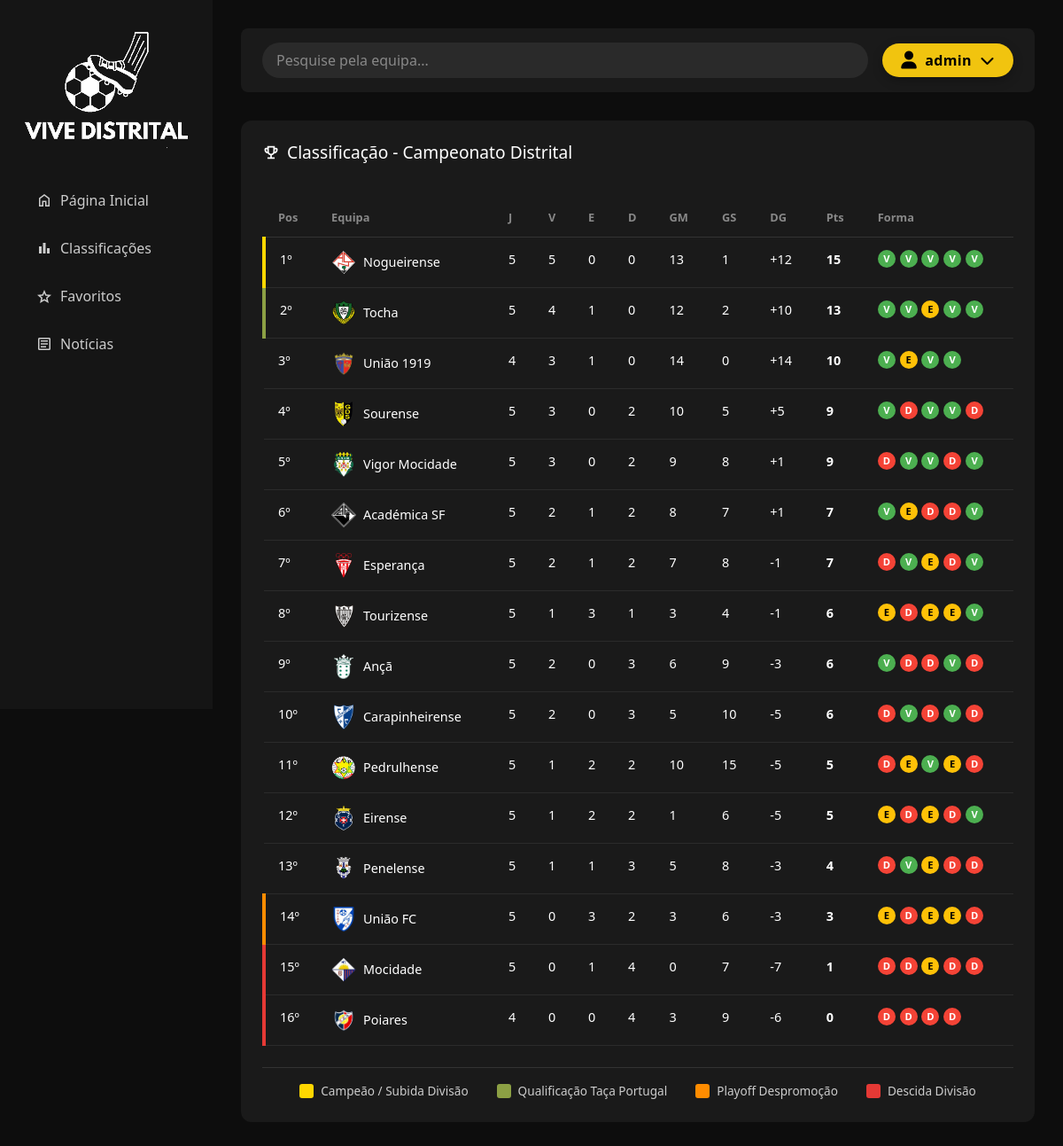
The page /classificacoes.php (signed in) on the database its author committed.
### tables this page shows
CREATE TABLE utilizadores (
    id INT AUTO_INCREMENT PRIMARY KEY,
    username VARCHAR(50) NOT NULL UNIQUE,
    password VARCHAR(255) NOT NULL,
    email VARCHAR(100),
    clube_favorito_id INT,
    is_admin TINYINT(1) DEFAULT 0,
    is_jornalista TINYINT(1) DEFAULT 0,
    created_at TIMESTAMP DEFAULT CURRENT_TIMESTAMP,
    last_login TIMESTAMP NULL,
    FOREIGN KEY (clube_favorito_id) REFERENCES clubes(id) ON DELETE SET NULL,
    INDEX idx_username (username)
);

CREATE TABLE classificacoes (
    id INT AUTO_INCREMENT PRIMARY KEY,
    clube_id INT NOT NULL,
    posicao INT NOT NULL,
    jogos INT DEFAULT 0,
    vitorias INT DEFAULT 0,
    empates INT DEFAULT 0,
    derrotas INT DEFAULT 0,
    golos_marcados INT DEFAULT 0,
    golos_sofridos INT DEFAULT 0,
    diferenca_golos INT DEFAULT 0,
    pontos INT DEFAULT 0,
    forma VARCHAR(50) DEFAULT NULL,
    updated_at TIMESTAMP DEFAULT CURRENT_TIMESTAMP ON UPDATE CURRENT_TIMESTAMP,
    UNIQUE KEY unique_clube (clube_id),
    FOREIGN KEY (clube_id) REFERENCES clubes(id) ON DELETE CASCADE,
    INDEX idx_posicao (posicao),
    INDEX idx_pontos (pontos DESC)
);

CREATE TABLE clubes (
    id INT AUTO_INCREMENT PRIMARY KEY,
    nome VARCHAR(100) NOT NULL,
    codigo VARCHAR(50) NOT NULL UNIQUE,
    logo VARCHAR(255) DEFAULT NULL,
    created_at TIMESTAMP DEFAULT CURRENT_TIMESTAMP,
    INDEX idx_codigo (codigo)
);

### includes/config.php (called while the page is built, shortened)
<?php
$DB_HOST = "127.0.0.1";
$DB_NAME = "vivedistrital";
$DB_USER = "vivedb";
$DB_PASS = "vivedb123";
try {
    $pdo = new PDO(
        "mysql:host={$DB_HOST};dbname={$DB_NAME};charset=utf8mb4",
        $DB_USER,
        $DB_PASS,
        [
            PDO::ATTR_ERRMODE => PDO::ERRMODE_EXCEPTION,
            PDO::ATTR_DEFAULT_FETCH_MODE => PDO::FETCH_ASSOC,
            PDO::ATTR_EMULATE_PREPARES => false
        ]
    );
} catch (Exception $e) {
    echo $e->getMessage();
    exit;
}
function url($path = '') {
    return BASE_URL . ltrim($path, '/');
}
function isLoggedIn() {
    return isset($_SESSION['user_id']);
}
function getLoggedUser() {
    global $pdo;
    $stmt = $pdo->prepare("SELECT u.*, c.nome as clube_favorito_nome, c.codigo as clube_favorito_codigo, c.logo as clube_favorito_logo FROM utilizadores u LEFT JOIN clubes c ON u.clube_favorito_id = c.id WHERE u.id = ?");
    $stmt->execute([$_SESSION['user_id']]);
    return $stmt->fetch();
}
?>

### classificacoes.php (the view, shortened to what this page needs)
<?php
require_once __DIR__ . '/includes/config.php';
require_once __DIR__ . '/config-clubes.php';
$clubes = getClubes();
include __DIR__ . '/includes/header.php';
include __DIR__ . '/includes/sidebar.php';
?>
<div class="main-content">
  <?php include __DIR__ . '/includes/topbar.php'; ?>
  <div class="card">
    <div class="card-header">
      <h5 class="card-title"><span class="icone">emoji_events</span>Classificação - Campeonato Distrital</h5>
    </div>
    <div class="card-body">
      <div class="table-responsive">
        <table class="table table-dark mb-0">
          <thead>
            <tr>
              <th style="width: 60px;">Pos</th>
              <th>Equipa</th>
              <th>J</th>
              <th>V</th>
              <th>E</th>
              <th>D</th>
              <th>GM</th>
              <th>GS</th>
              <th>DG</th>
              <th>Pts</th>
              <th>Forma</th>
            </tr>
          </thead>
          <tbody>
            <?php
            $posicao = 1;
            foreach ($clubes as $clube):
              $golos_m = $clube['golos_marcados'] ?? 0;
              $golos_s = $clube['golos_sofridos'] ?? 0;
              $diferenca = $golos_m - $golos_s;
              $diferenca_texto = ($diferenca > 0 ? '+' : '') . $diferenca;
            ?>
            <tr>
              <td><?= $posicao ?>º</td>
              <td>
                <a href="<?= url('clube-detalhe.php?id=' . e($clube['codigo'])) ?>" class="equipa-row">
                  <?php if (!empty($clube['logo']) && file_exists(__DIR__ . '/' . $clube['logo'])): ?>
                    <img src="<?= url(e($clube['logo'])) ?>">
                  <?php endif; ?>
                  <span><?= e($clube['nome']) ?></span>
                </a>
              </td>
              <td><?= $clube['jogos'] ?? 0 ?></td>
              <td><?= $clube['vitorias'] ?? 0 ?></td>
              <td><?= $clube['empates'] ?? 0 ?></td>
              <td><?= $clube['derrotas'] ?? 0 ?></td>
              <td><?= $golos_m ?></td>
              <td><?= $golos_s ?></td>
              <td><?= $diferenca_texto ?></td>
              <td><strong><?= $clube['pontos'] ?? 0 ?></strong></td>
              <td><?= formatarForma($clube['forma'] ?? '') ?></td>
            </tr>
            <?php
              $posicao++;
            endforeach;
            ?>
          </tbody>
        </table>
      </div>
      <div class="legenda-classificacao">
        <div class="legenda-item">
          <span class="legenda-cor ouro"></span>
          <span class="legenda-texto">Campeão / Subida Divisão</span>
        </div>
        <div class="legenda-item">
          <span class="legenda-cor prata"></span>
          <span class="legenda-texto">Qualificação Taça Portugal</span>
        </div>
        <div class="legenda-item">
          <span class="legenda-cor playoff"></span>
          <span class="legenda-texto">Playoff Despromoção</span>
        </div>
        <div class="legenda-item">
          <span class="legenda-cor descida"></span>
          <span class="legenda-texto">Descida Divisão</span>
        </div>
      </div>
    </div>
  </div>
</div>
</body>
</html>

### includes/topbar.php (shortened to what this page needs)
<div class="top-bar d-flex justify-content-between align-items-center flex-wrap gap-3">
  <div class="search-box flex-grow-1 position-relative">
    <input type="text" id="searchInput" placeholder="Pesquise pela equipa..." autocomplete="off">
  </div>
  <div class="d-flex align-items-center gap-3">
    <?php if (isLoggedIn()): ?>
      <?php $loggedUser = getLoggedUser(); ?>
      <div class="dropdown user-dropdown-wrapper">
        <button class="user-menu-btn" type="button" id="userMenuDropdown" data-bs-toggle="dropdown" aria-expanded="false">
          <i class="fas fa-user"></i>
          <span class="user-name"><?php echo htmlspecialchars($loggedUser['username']); ?></span>
          <i class="fas fa-chevron-down"></i>
        </button>
      </div>
    <?php endif; ?>
  </div>
</div>

### config-clubes.php (shortened to what this page needs)
<?php
require_once __DIR__ . '/includes/config.php';
function getDB() {
    global $pdo;
    return $pdo;
}
function getClubes() {
    $pdo = getDB();
    $sql = "SELECT c.*, cl.pontos, cl.jogos, cl.vitorias, cl.empates, cl.derrotas, cl.golos_marcados, cl.golos_sofridos, cl.diferenca_golos, cl.posicao, cl.forma FROM clubes c LEFT JOIN classificacoes cl ON c.id = cl.clube_id ORDER BY cl.pontos DESC, cl.diferenca_golos DESC, cl.vitorias DESC, cl.golos_marcados DESC";
    return $pdo->query($sql)->fetchAll();
}
function e($string) {
    return htmlspecialchars($string ?? '', ENT_QUOTES, 'UTF-8');
}
function formatarForma($forma) {
    $html = '<div class="forma">';
    $partes = explode(' ', trim($forma));
    foreach ($partes as $resultado) {
        $resultado = strtoupper(trim($resultado));
        $classe = match($resultado) {
            'V' => 'vitoria',
            'E' => 'empate',
            'D' => 'derrota',
            default => 'nao-jogado'
        };
        $html .= "<span class='$classe'>$resultado</span>";
    }
    $html .= '</div>';
    return $html;
}
?>

### css/comum.css (style rules this page uses)
:root { --bs-body-bg: #0D0D0D; --bs-body-color: #FFFFFF; --bs-tertiary-bg: #1A1A1A; --primary-accent: #f1c40f; --sidebar-bg: #151515; }
body { background-color: var(--bs-body-bg); color: var(--bs-body-color); }
.icone { font-family: "Material Symbols Outlined"; font-size: 20px; margin-right: 8px; vertical-align: middle; }
.top-bar { background-color: var(--bs-tertiary-bg); border-radius: 8px; margin-bottom: 2rem; padding: 1rem 1.5rem; }
.search-box { flex-grow: 1; min-width: 200px; }
.search-box input { width: 100%; background-color: #2a2a2a; border: none; border-radius: 20px; color: white; padding: 0.5rem 1rem; }
.search-box input::placeholder { color: #888; }
.user-dropdown-wrapper .user-menu-btn, button.user-menu-btn { background: #f1c40f !important; color: #000 !important; border: none !important; border-radius: 50px !important; padding: 0.55rem 1.35rem !important; display: inline-flex !important; align-items: center !important; gap: 0.6rem !important; font-weight: 700 !important; font-size: 1rem !important; line-height: 1 !important; box-shadow: 0 4px 12px rgba(0, 0, 0, 0.25) !important; cursor: pointer !important; transition: all 0.2s ease !important; appearance: none !important; }
.user-dropdown-wrapper .user-menu-btn > i:first-child, button.user-menu-btn > i:first-child { font-size: 1.25rem; color: #000; font-weight: 600; }
.user-dropdown-wrapper .user-menu-btn .user-name, button.user-menu-btn .user-name { font-weight: 700; max-width: 140px; overflow: hidden; text-overflow: ellipsis; white-space: nowrap; font-size: 1rem; letter-spacing: 0.02em; color: #000; }
.user-dropdown-wrapper .user-menu-btn i:last-child, button.user-menu-btn i:last-child { font-size: 1rem; opacity: 1; transition: transform 0.3s; color: #000; font-weight: 600; }
.main-content { margin-left: 240px; padding: 2rem; }
.card { background-color: #1A1A1A; border: none; border-radius: 12px; margin-bottom: 1.5rem; }
.card-header { background-color: transparent; border: none; padding: 1.5rem 1.5rem 0 1.5rem; }
.card-body { padding: 1.5rem; color: #FFFFFF; }
.card-title { font-size: 1.2rem; margin-bottom: 1rem; display: flex; align-items: center; }
.table-dark { color: #FFFFFF; background-color: transparent !important; }
.table-dark thead th { color: #888888; border-bottom: 1px solid #333; font-size: 0.8rem; background-color: transparent !important; padding: 0.75rem 1rem; }
.table-dark tbody tr { background-color: transparent !important; }
.table-dark tbody td { color: #FFFFFF; border-bottom: 1px solid #2b2b2b; font-size: 0.9rem; background-color: transparent !important; padding: 0.875rem 1rem; }
.equipa-row { display: flex; align-items: center; gap: 0.5rem; cursor: pointer; transition: opacity 0.2s, transform 0.2s; text-decoration: none; color: inherit; }
.equipa-row img { width: 28px; height: 28px; object-fit: contain; }
.forma { display: flex; gap: 0.3rem; justify-content: flex-start; align-items: center; }
.forma span { width: 20px; height: 20px; border-radius: 50%; display: inline-flex; align-items: center; justify-content: center; font-size: 0.7rem; font-weight: 700; }
.vitoria { background-color: #4CAF50; color: white; }
.empate { background-color: #FFC107; color: #000; }
.derrota { background-color: #F44336; color: white; }

### rows shown on the page
utilizadores: username "admin"
classificacoes: clube.logo (picture), clube.nome "Nogueirense", jogos "5", vitorias "5", empates "0", derrotas "0", golos_marcados "13", golos_sofridos "1", diferenca_texto "+12", pontos "15", forma "V"
classificacoes: clube.logo (picture), clube.nome "Tocha", jogos "5", vitorias "4", empates "1", derrotas "0", golos_marcados "12", golos_sofridos "2", diferenca_texto "+10", pontos "13", forma "V", forma "E"
classificacoes: clube.logo (picture), clube.nome "União 1919", jogos "4", vitorias "3", empates "1", derrotas "0", golos_marcados "14", golos_sofridos "0", diferenca_texto "+14", pontos "10", forma "V", forma "E"
classificacoes: clube.logo (picture), clube.nome "Sourense", jogos "5", vitorias "3", empates "0", derrotas "2", golos_marcados "10", golos_sofridos "5", diferenca_texto "+5", pontos "9", forma "V", forma "D"
classificacoes: clube.logo (picture), clube.nome "Vigor Mocidade", jogos "5", vitorias "3", empates "0", derrotas "2", golos_marcados "9", golos_sofridos "8", diferenca_texto "+1", pontos "9", forma "D", forma "V"
classificacoes: clube.logo (picture), clube.nome "Académica SF", jogos "5", vitorias "2", empates "1", derrotas "2", golos_marcados "8", golos_sofridos "7", diferenca_texto "+1", pontos "7", forma "V", forma "E", forma "D"
classificacoes: clube.logo (picture), clube.nome "Esperança", jogos "5", vitorias "2", empates "1", derrotas "2", golos_marcados "7", golos_sofridos "8", diferenca_texto "-1", pontos "7", forma "D", forma "V", forma "E"
classificacoes: clube.logo (picture), clube.nome "Tourizense", jogos "5", vitorias "1", empates "3", derrotas "1", golos_marcados "3", golos_sofridos "4", diferenca_texto "-1", pontos "6", forma "E", forma "D", forma "V"
classificacoes: clube.logo (picture), clube.nome "Ançã", jogos "5", vitorias "2", empates "0", derrotas "3", golos_marcados "6", golos_sofridos "9", diferenca_texto "-3", pontos "6", forma "V", forma "D"
classificacoes: clube.logo (picture), clube.nome "Carapinheirense", jogos "5", vitorias "2", empates "0", derrotas "3", golos_marcados "5", golos_sofridos "10", diferenca_texto "-5", pontos "6", forma "D", forma "V"
classificacoes: clube.logo (picture), clube.nome "Pedrulhense", jogos "5", vitorias "1", empates "2", derrotas "2", golos_marcados "10", golos_sofridos "15", diferenca_texto "-5", pontos "5", forma "D", forma "E", forma "V"
classificacoes: clube.logo (picture), clube.nome "Eirense", jogos "5", vitorias "1", empates "2", derrotas "2", golos_marcados "1", golos_sofridos "6", diferenca_texto "-5", pontos "5", forma "E", forma "D", forma "V"
classificacoes: clube.logo (picture), clube.nome "Penelense", jogos "5", vitorias "1", empates "1", derrotas "3", golos_marcados "5", golos_sofridos "8", diferenca_texto "-3", pontos "4", forma "D", forma "V", forma "E"
classificacoes: clube.logo (picture), clube.nome "União FC", jogos "5", vitorias "0", empates "3", derrotas "2", golos_marcados "3", golos_sofridos "6", diferenca_texto "-3", pontos "3", forma "E", forma "D"
classificacoes: clube.logo (picture), clube.nome "Mocidade", jogos "5", vitorias "0", empates "1", derrotas "4", golos_marcados "0", golos_sofridos "7", diferenca_texto "-7", pontos "1", forma "D", forma "E"
classificacoes: clube.logo (picture), clube.nome "Poiares", jogos "4", vitorias "0", empates "0", derrotas "4", golos_marcados "3", golos_sofridos "9", diferenca_texto "-6", pontos "0", forma "D"
